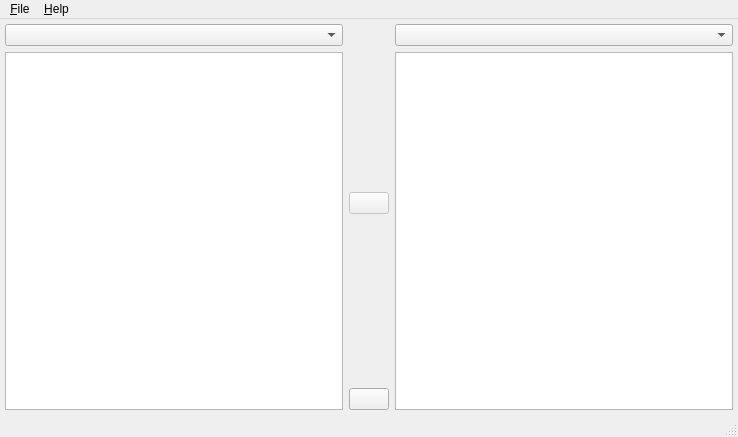
<?xml version="1.0" encoding="UTF-8"?>
<ui version="4.0">
 <class>MainWindow</class>
 <widget class="QMainWindow" name="MainWindow">
  <property name="geometry">
   <rect>
    <x>0</x>
    <y>0</y>
    <width>738</width>
    <height>437</height>
   </rect>
  </property>
  <property name="acceptDrops">
   <bool>true</bool>
  </property>
  <property name="windowTitle">
   <string>Twobody</string>
  </property>
  <property name="windowIcon">
   <iconset resource="twobody.qrc">
    <normaloff>:/images/twobody.png</normaloff>:/images/twobody.png</iconset>
  </property>
  <widget class="QWidget" name="centralWidget">
   <layout class="QVBoxLayout" name="verticalLayout_2">
    <property name="margin">
     <number>5</number>
    </property>
    <item>
     <layout class="QVBoxLayout" name="verticalLayout">
      <item>
       <layout class="QHBoxLayout" name="horizontalLayout">
        <item>
         <layout class="QVBoxLayout" name="verticalLayout_3">
          <item>
           <widget class="QComboBox" name="leftComboBox"/>
          </item>
          <item>
           <widget class="PictureListView" name="leftListView">
            <property name="acceptDrops">
             <bool>true</bool>
            </property>
           </widget>
          </item>
         </layout>
        </item>
        <item>
         <layout class="QVBoxLayout" name="verticalLayout_6">
          <item>
           <spacer name="verticalSpacer">
            <property name="orientation">
             <enum>Qt::Vertical</enum>
            </property>
            <property name="sizeHint" stdset="0">
             <size>
              <width>20</width>
              <height>40</height>
             </size>
            </property>
           </spacer>
          </item>
          <item>
           <widget class="QPushButton" name="syncButton">
            <property name="enabled">
             <bool>false</bool>
            </property>
            <property name="text">
             <string/>
            </property>
            <property name="icon">
             <iconset resource="twobody.qrc">
              <normaloff>:/images/sync.png</normaloff>:/images/sync.png</iconset>
            </property>
            <property name="iconSize">
             <size>
              <width>32</width>
              <height>32</height>
             </size>
            </property>
           </widget>
          </item>
          <item>
           <spacer name="verticalSpacer_2">
            <property name="orientation">
             <enum>Qt::Vertical</enum>
            </property>
            <property name="sizeHint" stdset="0">
             <size>
              <width>20</width>
              <height>40</height>
             </size>
            </property>
           </spacer>
          </item>
          <item>
           <widget class="QPushButton" name="addPicturesButton">
            <property name="text">
             <string/>
            </property>
            <property name="icon">
             <iconset resource="twobody.qrc">
              <normaloff>:/images/add.png</normaloff>:/images/add.png</iconset>
            </property>
            <property name="iconSize">
             <size>
              <width>32</width>
              <height>32</height>
             </size>
            </property>
           </widget>
          </item>
         </layout>
        </item>
        <item>
         <layout class="QVBoxLayout" name="verticalLayout_5">
          <item>
           <widget class="QComboBox" name="rightComboBox"/>
          </item>
          <item>
           <widget class="PictureListView" name="rightListView">
            <property name="acceptDrops">
             <bool>true</bool>
            </property>
           </widget>
          </item>
         </layout>
        </item>
       </layout>
      </item>
     </layout>
    </item>
   </layout>
  </widget>
  <widget class="QMenuBar" name="menuBar">
   <property name="geometry">
    <rect>
     <x>0</x>
     <y>0</y>
     <width>738</width>
     <height>18</height>
    </rect>
   </property>
   <widget class="QMenu" name="menu_File">
    <property name="title">
     <string>&amp;File</string>
    </property>
    <addaction name="action_Add_pictures"/>
    <addaction name="actionTime_synchronize"/>
    <addaction name="separator"/>
    <addaction name="actionClear"/>
    <addaction name="separator"/>
    <addaction name="action_Quit"/>
   </widget>
   <widget class="QMenu" name="menu_Help">
    <property name="title">
     <string>&amp;Help</string>
    </property>
    <addaction name="actionAbout_Twobody"/>
   </widget>
   <addaction name="menu_File"/>
   <addaction name="menu_Help"/>
  </widget>
  <widget class="QStatusBar" name="statusBar"/>
  <action name="action_Quit">
   <property name="icon">
    <iconset resource="twobody.qrc">
     <normaloff>:/images/quit.png</normaloff>:/images/quit.png</iconset>
   </property>
   <property name="text">
    <string>&amp;Quit</string>
   </property>
  </action>
  <action name="actionAbout_Twobody">
   <property name="icon">
    <iconset resource="twobody.qrc">
     <normaloff>:/images/twobody.png</normaloff>:/images/twobody.png</iconset>
   </property>
   <property name="text">
    <string>About Twobody</string>
   </property>
  </action>
  <action name="action_Add_pictures">
   <property name="icon">
    <iconset resource="twobody.qrc">
     <normaloff>:/images/add.png</normaloff>:/images/add.png</iconset>
   </property>
   <property name="text">
    <string>&amp;Add pictures ...</string>
   </property>
   <property name="toolTip">
    <string>Add pictures</string>
   </property>
  </action>
  <action name="actionTime_synchronize">
   <property name="icon">
    <iconset resource="twobody.qrc">
     <normaloff>:/images/sync.png</normaloff>:/images/sync.png</iconset>
   </property>
   <property name="text">
    <string>Time synchronize</string>
   </property>
   <property name="toolTip">
    <string>Time synchronize</string>
   </property>
  </action>
  <action name="actionClear">
   <property name="icon">
    <iconset resource="twobody.qrc">
     <normaloff>:/images/clear.png</normaloff>:/images/clear.png</iconset>
   </property>
   <property name="text">
    <string>Clear</string>
   </property>
  </action>
 </widget>
 <layoutdefault spacing="6" margin="11"/>
 <customwidgets>
  <customwidget>
   <class>PictureListView</class>
   <extends>QListView</extends>
   <header>picturelistview.h</header>
  </customwidget>
 </customwidgets>
 <resources>
  <include location="twobody.qrc"/>
 </resources>
 <connections>
  <connection>
   <sender>action_Quit</sender>
   <signal>activated()</signal>
   <receiver>MainWindow</receiver>
   <slot>close()</slot>
   <hints>
    <hint type="sourcelabel">
     <x>-1</x>
     <y>-1</y>
    </hint>
    <hint type="destinationlabel">
     <x>305</x>
     <y>199</y>
    </hint>
   </hints>
  </connection>
 </connections>
</ui>
